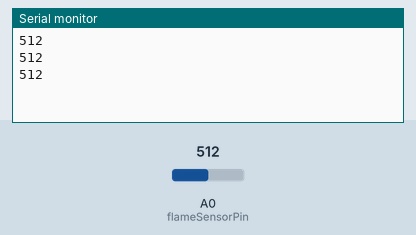
Bench run of a sketch on a simulated Arduino Uno, built with avr-gcc and run on an emulated ATmega328P. Shown: the last lines printed to the serial monitor. Inputs (shaded band) come from the test bench; at power-on: A0 (flameSensorPin) = 512.

Above: at 1.3 s.
1.4 s: A0 (flameSensorPin) set to 716
At 1.9 s:
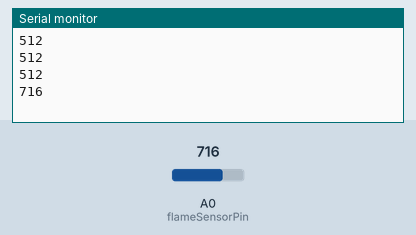
2.9 s: A0 (flameSensorPin) set to 900
At 3.4 s:
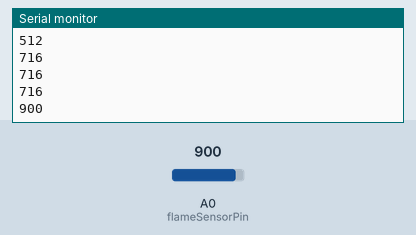
Timing chart, 0 to 5.9 s (numbered marks = the images above; inputs shaded):
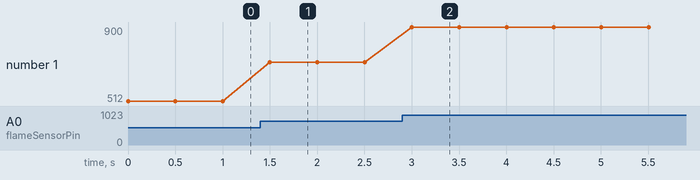

Measured:
- after the input at 1.4 s, the serial monitor: prints a new line after 0.10 s (image 1)
- after the input at 2.9 s, the serial monitor: prints a new line after 0.10 s (image 2)
- plotted number 1: 512 → 716 after the input at 1.4 s, 716 → 900 after the input at 2.9 s

The sketch:

Task1.16.ino
```cpp
int flameSensorPin = A0; // Analog pin connected to Flame Sensor
int sensorValue = 0;
void setup() { Serial.begin(9600); // Start serial communication
 }

 void loop() { sensorValue = analogRead(flameSensorPin); // Read analog value
 Serial.println(sensorValue); // Print to Serial Monitor
 delay(500);  }
```
